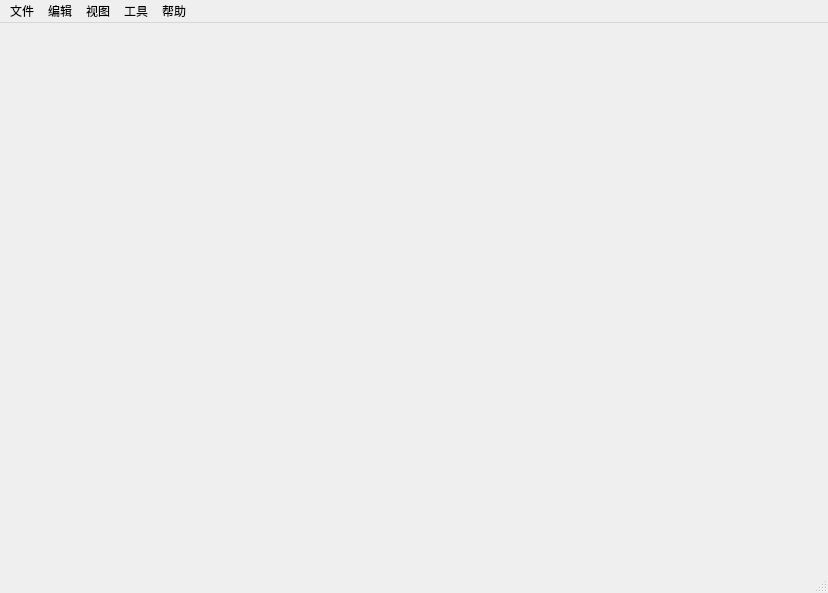
<?xml version="1.0" encoding="UTF-8"?>
<ui version="4.0">
 <class>MainWindow</class>
 <widget class="QMainWindow" name="MainWindow">
  <property name="geometry">
   <rect>
    <x>0</x>
    <y>0</y>
    <width>828</width>
    <height>593</height>
   </rect>
  </property>
  <property name="focusPolicy">
   <enum>Qt::NoFocus</enum>
  </property>
  <property name="windowTitle">
   <string>MainWindow</string>
  </property>
  <property name="toolTip">
   <string/>
  </property>
  <property name="documentMode">
   <bool>false</bool>
  </property>
  <property name="dockNestingEnabled">
   <bool>false</bool>
  </property>
  <property name="unifiedTitleAndToolBarOnMac">
   <bool>false</bool>
  </property>
  <widget class="QWidget" name="centralwidget"/>
  <widget class="QMenuBar" name="menubar">
   <property name="geometry">
    <rect>
     <x>0</x>
     <y>0</y>
     <width>828</width>
     <height>23</height>
    </rect>
   </property>
   <widget class="QMenu" name="menuNew">
    <property name="title">
     <string>文件</string>
    </property>
    <addaction name="action_4"/>
    <addaction name="separator"/>
    <addaction name="action_6"/>
    <addaction name="separator"/>
    <addaction name="action_8"/>
    <addaction name="separator"/>
    <addaction name="action_10"/>
    <addaction name="separator"/>
    <addaction name="action_12"/>
    <addaction name="separator"/>
    <addaction name="action_14"/>
   </widget>
   <widget class="QMenu" name="menuOpen">
    <property name="title">
     <string>编辑</string>
    </property>
   </widget>
   <widget class="QMenu" name="menuClose">
    <property name="title">
     <string>视图</string>
    </property>
   </widget>
   <widget class="QMenu" name="menu">
    <property name="title">
     <string>工具</string>
    </property>
   </widget>
   <widget class="QMenu" name="menu_2">
    <property name="title">
     <string>帮助</string>
    </property>
   </widget>
   <addaction name="menuNew"/>
   <addaction name="menuOpen"/>
   <addaction name="menuClose"/>
   <addaction name="menu"/>
   <addaction name="menu_2"/>
  </widget>
  <widget class="QStatusBar" name="statusbar">
   <property name="mouseTracking">
    <bool>false</bool>
   </property>
   <property name="tabletTracking">
    <bool>false</bool>
   </property>
   <property name="focusPolicy">
    <enum>Qt::ClickFocus</enum>
   </property>
   <property name="toolTip">
    <string/>
   </property>
   <property name="statusTip">
    <string/>
   </property>
   <property name="sizeGripEnabled">
    <bool>true</bool>
   </property>
  </widget>
  <action name="actionOpen">
   <property name="text">
    <string>Open</string>
   </property>
   <property name="toolTip">
    <string>创建新文件</string>
   </property>
  </action>
  <action name="actionClose">
   <property name="text">
    <string>Close</string>
   </property>
  </action>
  <action name="action_4">
   <property name="text">
    <string>新建</string>
   </property>
  </action>
  <action name="action_6">
   <property name="text">
    <string>保存</string>
   </property>
  </action>
  <action name="action_8">
   <property name="text">
    <string>打开</string>
   </property>
  </action>
  <action name="action_10">
   <property name="text">
    <string>撤销</string>
   </property>
  </action>
  <action name="action_12">
   <property name="text">
    <string>播放</string>
   </property>
  </action>
  <action name="action_14">
   <property name="text">
    <string>暂停</string>
   </property>
  </action>
 </widget>
 <resources/>
 <connections/>
</ui>
